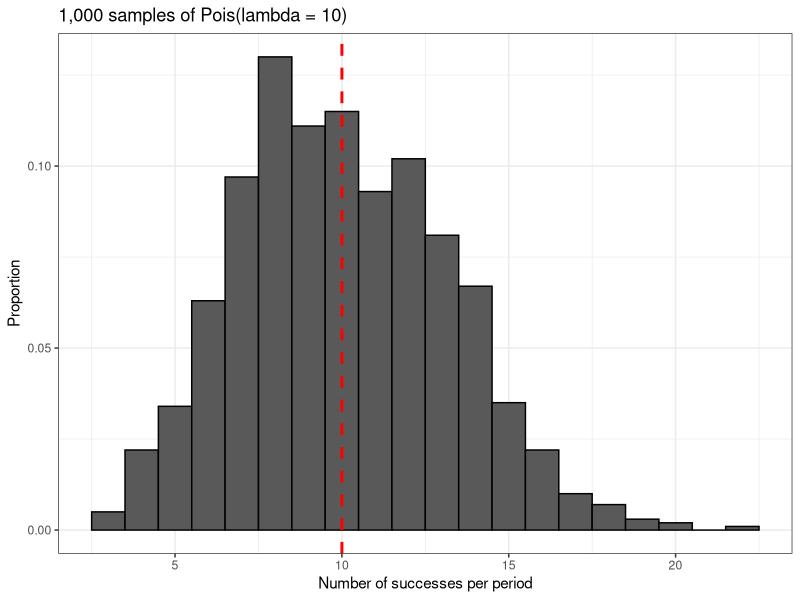

The R script that drew this image:
library(dplyr)
library(ggplot2)

set.seed(2)

poisson_data <- data.frame('data' = rpois(1000, 10))

result <- poisson_data %>% ggplot() +
    geom_histogram(aes(x = data, y = stat(count/sum(count))),
                    color = 'black', binwidth =1) +
    geom_vline(xintercept = 10, size = 1, linetype = 'dashed', color = 'red') +
    theme_bw() + 
    labs(x = 'Number of successes per period',
         y = 'Proportion',
         title = '1,000 samples of Pois(lambda = 10)')

print(result)
